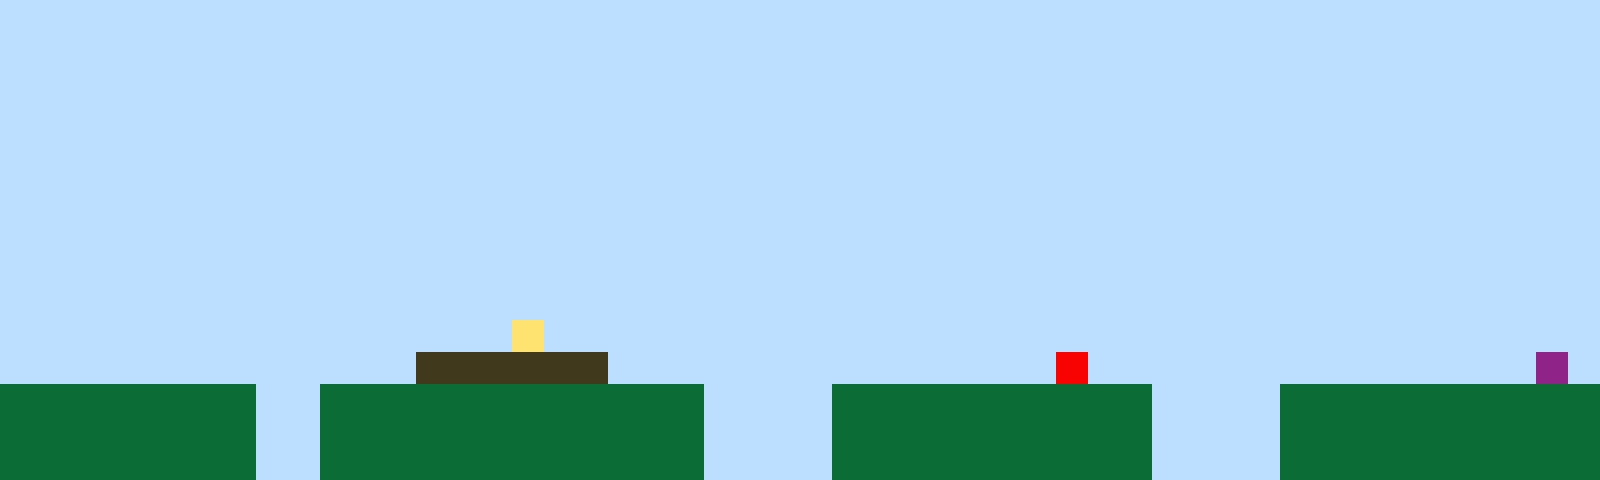

The image is a tile-based game level rendered from a .tmx file. Its description and complete source (layers, tilesets, objects, tile grids) follow:
An orthogonal 50x15 tile map with 32x32 px tiles, 1 tile layer (Tile Layer 1).

<map version="1.10" tiledversion="1.11.2" orientation="orthogonal" renderorder="right-up" width="50" height="15" tilewidth="32" tileheight="32" infinite="0" nextlayerid="2" nextobjectid="1"><editorsettings><export target="map1.csv" format="csv" /></editorsettings><tileset firstgid="1" name="sprites" tilewidth="32" tileheight="32" tilecount="6" columns="3"><image source="sprites.png" width="96" height="64" /></tileset><layer id="1" name="Tile Layer 1" width="50" height="15"><data encoding="csv">1,1,1,1,1,1,1,1,1,1,1,1,1,1,1,1,1,1,1,1,1,1,1,1,1,1,1,1,1,1,1,1,1,1,1,1,1,1,1,1,1,1,1,1,1,1,1,1,1,1,1,1,1,1,1,1,1,1,1,1,1,1,1,1,1,1,1,1,1,1,1,1,1,1,1,1,1,1,1,1,1,1,1,1,1,1,1,1,1,1,1,1,1,1,1,1,1,1,1,1,1,1,1,1,1,1,1,1,1,1,1,1,1,1,1,1,1,1,1,1,1,1,1,1,1,1,1,1,1,1,1,1,1,1,1,1,1,1,1,1,1,1,1,1,1,1,1,1,1,1,1,1,1,1,1,1,1,1,1,1,1,1,1,1,1,1,1,1,1,1,1,1,1,1,1,1,1,1,1,1,1,1,1,1,1,1,1,1,1,1,1,1,1,1,1,1,1,1,1,1,1,1,1,1,1,1,1,1,1,1,1,1,1,1,1,1,1,1,1,1,1,1,1,1,1,1,1,1,1,1,1,1,1,1,1,1,1,1,1,1,1,1,1,1,1,1,1,1,1,1,1,1,1,1,1,1,1,1,1,1,1,1,1,1,1,1,1,1,1,1,1,1,1,1,1,1,1,1,1,1,1,1,1,1,1,1,1,1,1,1,1,1,1,1,1,1,1,1,1,1,1,1,1,1,1,1,1,1,1,1,1,1,1,1,1,1,1,1,1,1,1,1,1,1,1,1,1,1,1,1,1,1,1,1,1,1,1,1,1,1,1,1,1,1,1,1,1,1,1,1,1,1,1,1,1,1,1,1,1,1,1,1,1,1,1,1,1,1,1,1,1,1,1,1,1,1,1,1,1,1,1,1,1,1,1,1,1,1,1,1,1,1,1,1,1,1,1,1,1,1,1,1,1,1,1,1,1,1,1,1,1,1,1,1,1,1,1,1,1,1,1,1,1,1,1,1,1,1,1,1,1,1,1,1,1,1,1,1,1,1,1,1,1,1,1,1,1,1,1,1,1,1,1,1,1,1,1,1,1,1,1,1,1,1,1,1,1,1,1,1,1,1,1,1,1,1,1,1,1,1,1,1,1,1,1,1,1,1,1,1,1,1,1,1,1,1,1,1,1,1,1,1,1,1,1,1,1,1,1,1,1,1,1,1,1,1,4,1,1,1,1,1,1,1,1,1,1,1,1,1,1,1,1,1,1,1,1,1,1,1,1,1,1,1,1,1,1,1,1,1,1,1,1,1,1,1,1,1,1,1,1,1,1,3,3,3,3,3,3,1,1,1,1,1,1,1,1,1,1,1,1,1,1,5,1,1,1,1,1,1,1,1,1,1,1,1,1,1,6,1,2,2,2,2,2,2,2,2,1,1,2,2,2,2,2,2,2,2,2,2,2,2,1,1,1,1,2,2,2,2,2,2,2,2,2,2,1,1,1,1,2,2,2,2,2,2,2,2,2,2,2,2,2,2,2,2,2,2,1,1,2,2,2,2,2,2,2,2,2,2,2,2,1,1,1,1,2,2,2,2,2,2,2,2,2,2,1,1,1,1,2,2,2,2,2,2,2,2,2,2,2,2,2,2,2,2,2,2,1,1,2,2,2,2,2,2,2,2,2,2,2,2,1,1,1,1,2,2,2,2,2,2,2,2,2,2,1,1,1,1,2,2,2,2,2,2,2,2,2,2</data></layer></map>
